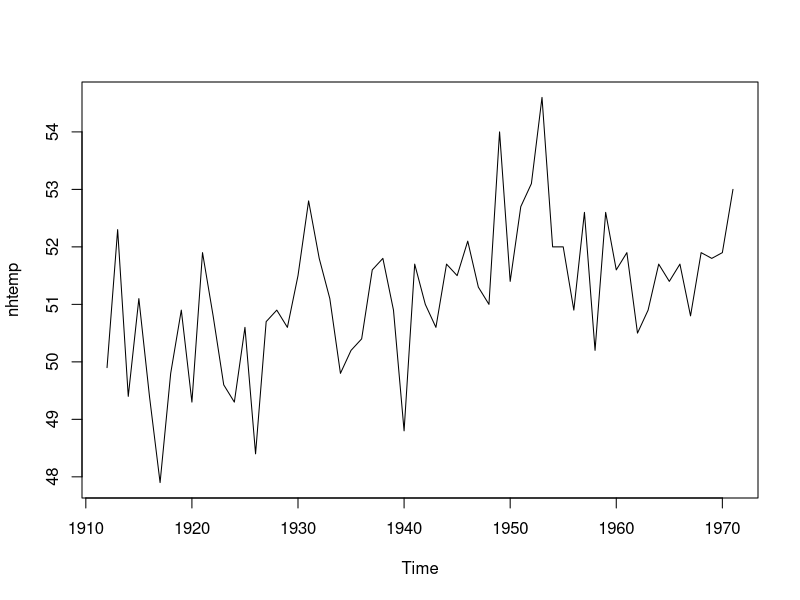
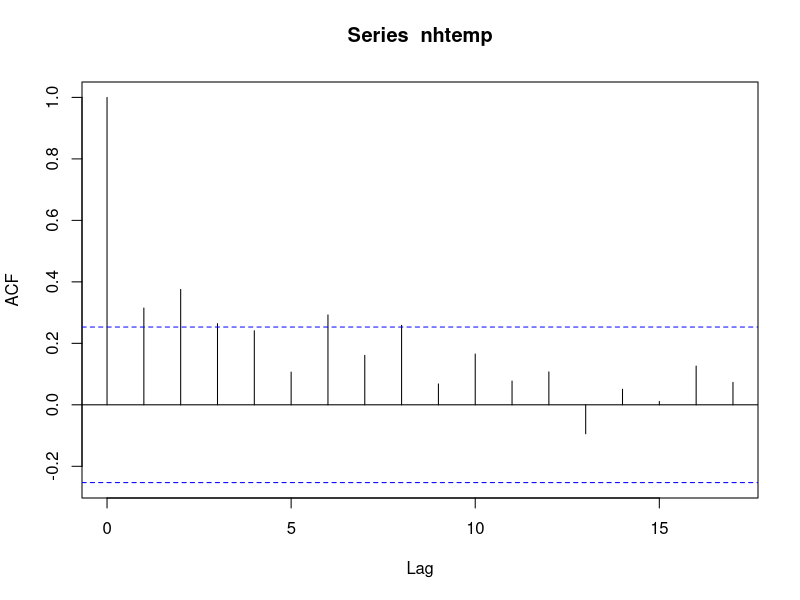
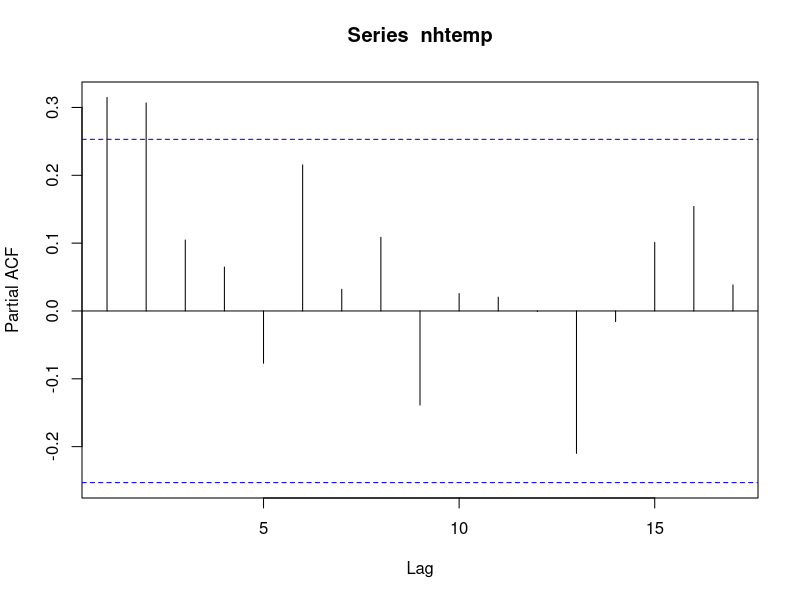
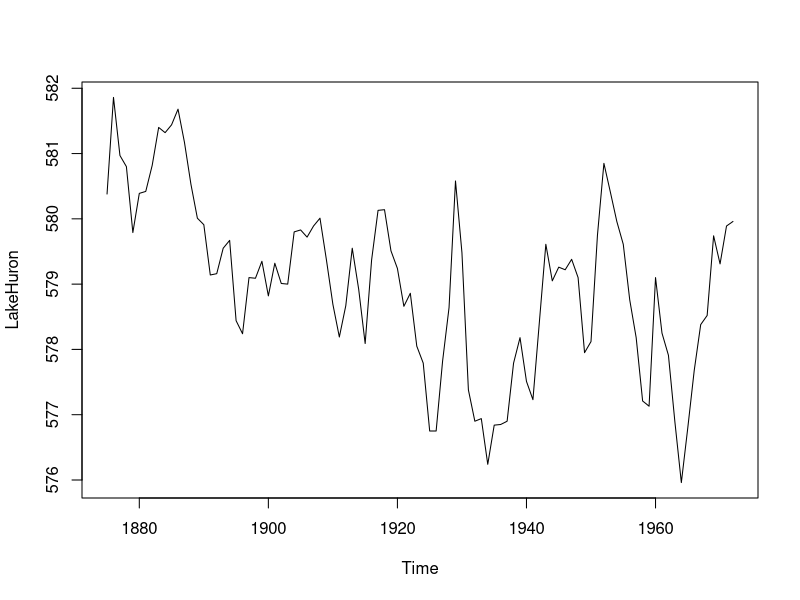
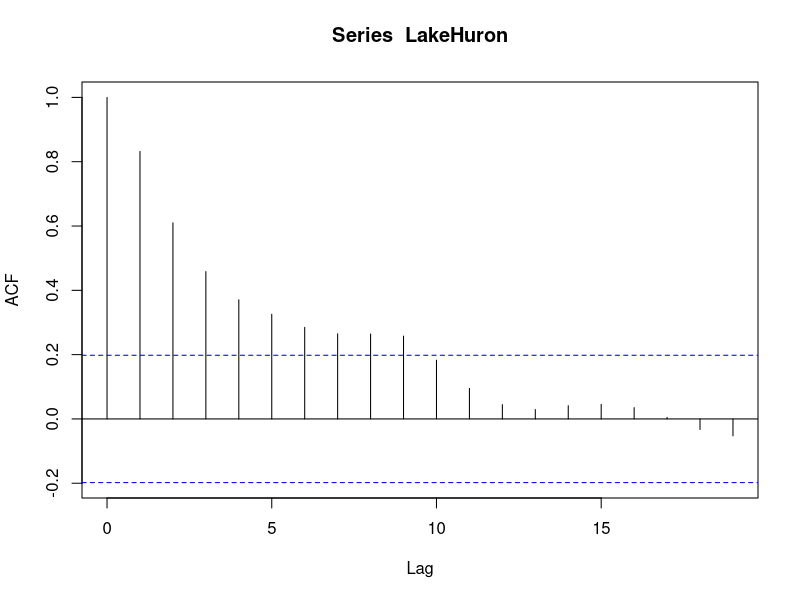
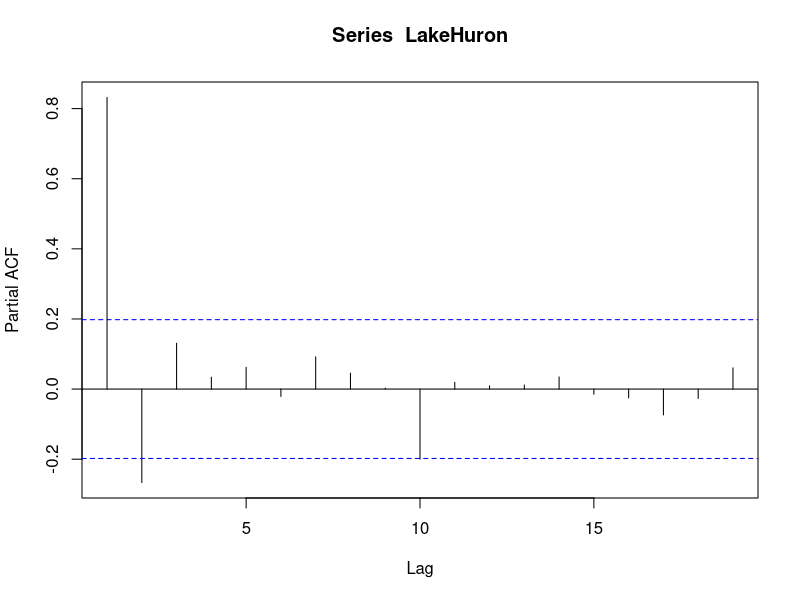
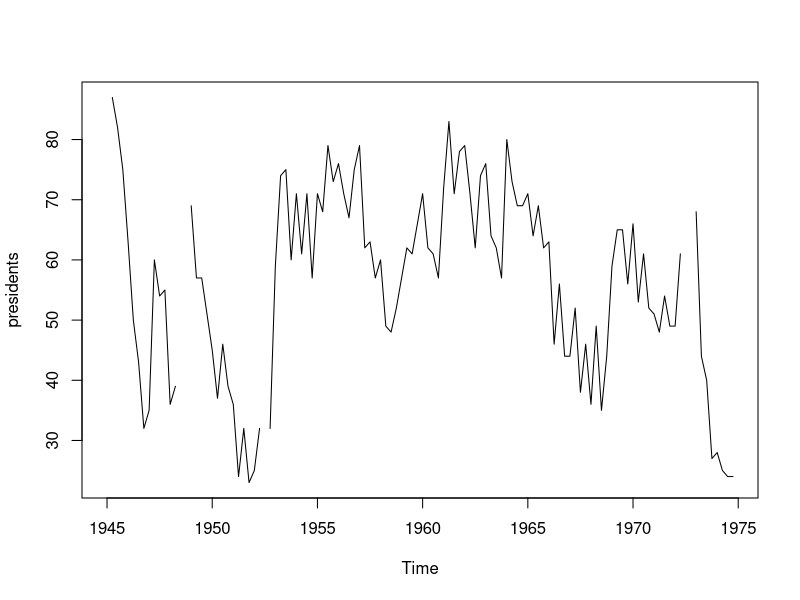
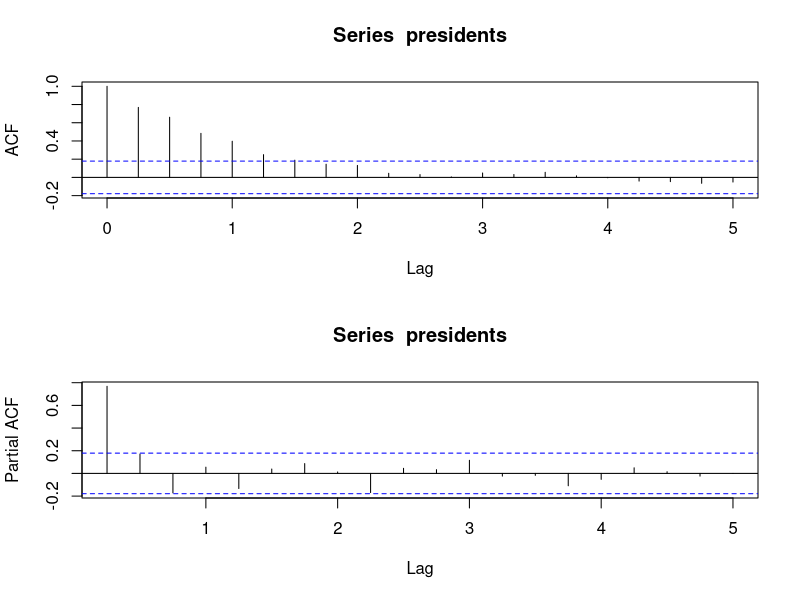

Write R code to recreate these figures, in order.
#######################
### knihovny
library(forecast)

#######################
### Opakovani
# Autokorelacni a parcialni autokorelacni funkce 
# vyzkousime pro radu nhtemp
plot(nhtemp)
  # prumerna rocni teplota ve stupnich Fahrenheita v New Haven z let 1912 az 1971
  # rada bez zasadniho trendu ci sezonnosti

# autokorelacni funkce
acf(nhtemp)
acf(nhtemp,plot=F)
  # konkretni hodnoty
# parcialni autokorelacni funkce
pacf(nhtemp)
pacf(nhtemp,plot=F)
  # vypis hodnot
# Ktere hodnoty jsou nenulove? Muzeme jednoznacne urcit model?

# A co rada LakeHuron
plot(LakeHuron)
  # rocni hodnoty vysky hladiny Huronskeho jezera ve stopach z let 1875-1972

# autokorelacni a parcialni autokorelacni funkce
acf(LakeHuron)
pacf(LakeHuron)
  # ktere korelace jsou nenulove zde?

########################
## Hledani modelu ARMA
# rada presidents
plot(presidents)
  # ctvrtletni hodnoceniamerickych prezidentu
  # rada bez zjevneho trendu, budu na ni hledat model ARMA

# autokorelacni a parcialni autokorelacni funkce
par(mfrow=c(2,1))
acf(presidents,na.action = na.pass);pacf(presidents,na.action = na.pass)
par(mfrow=c(1,1))
  # autokorelacni funkce nema bod useknuti, parcialni autokorelacni funkce ho ma, k0 = 1
  # optimalni model by mel byt AR(1)

# odhadnu vice jednoduchych modelu
(fit1<-arima(presidents,order=c(1,0,0)))
  # AR(1)
(fit2<-arima(presidents,order=c(2,0,0)))
  # AR(2)
(fit3<-arima(presidents,order=c(0,0,1)))
  # MA(1)
(fit4<-arima(presidents,order=c(1,0,1)))
  # ARMA(1,1)

# ke kazdemu modelu vidim Akaikeho informacni kriterium
#   podle nej by mel byt nejlepsi model AR(1) : aic = 839.78

# Bayesovske informacni kriterium - pro vyber optimalniho modelu je lepsi
BIC(fit1)
BIC(fit2)
BIC(fit3)
BIC(fit4)
  # i timto kriteriem vyberu model AR(1)

# v knihovne forecast existuje i funkce, ktera hleda idealni model automaticky
(fit.a<-auto.arima(presidents))
  # pokud mam data s nejakou frekvenci, pak mi automaticky hleda sezonni model
  # vybira model podle Akaikeho kriteria
  # na zaklade BIC kriteria bych radeji volila jednodussi model AR(1)

# vykresleni obou modelu proti sobe
plot(presidents)
lines(fitted(fit1),col=2)
lines(fitted(fit.a),col=3)
  # rozdil neni prilis velky

### Dalsi kriteria pro urceni idealniho modelu:
  # hodnoty parametru by mely byt alespon 2x vetsi nez jejich stredni chyba
  # autokorelacni funkce residui modelu by mely byt male
# AR(1) model
par(mfrow=c(2,1))
acf(residuals(fit1),na.action = na.pass);pacf(residuals(fit1),na.action = na.pass)
par(mfrow=c(1,1))
# AR(1) model se sezonni slozkou
par(mfrow=c(2,1))
acf(residuals(fit.a),na.action = na.pass);pacf(residuals(fit.a),na.action = na.pass)
par(mfrow=c(1,1))
  # u obou modelu vychazi hodnoty autokorelacni i parcialni autokorelacni funkce male

## test na nulovost autokorelacni funkce
#   nulovost autokorelacni funkce residui znamena, ze mame spravny model
Box.test(residuals(fit1), lag=5, type="Ljung-Box")
Box.test(residuals(fit.a), lag=5, type="Ljung-Box")
  # u sezonniho modelu vychazi autokorelacni funkce primo nulova
  #   u modelu AR(1) je mirna odchylka

# Jaky model tedy vybrat? - subjektivni rozhodnuti :)

#############################
### Samostatne

# hledejte optimalni model pro rady 
#	  nhtemp, LakeHuron, airquality$Wind, discoveries, treering, 
